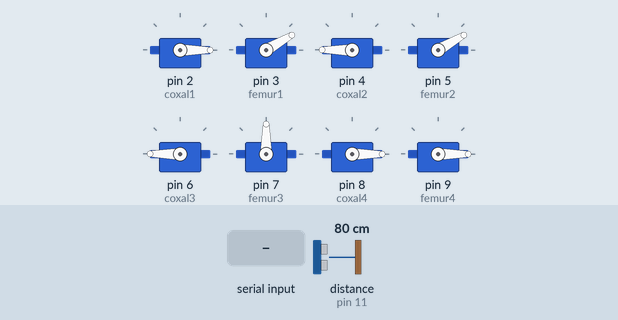
Recording of a sketch running on a simulated Arduino Uno, built with avr-gcc and run on an emulated ATmega328P. On the bench: 8 × servo. Inputs (shaded band) come from the test bench; at power-on: distance to the obstacle (sensor on pin 11) 80 cm. The echo pulse lasts 58.3 µs per cm.

Above: at 1.2 s.
1.3 s: "p1\n" received over the second serial link
At 2.36 s:
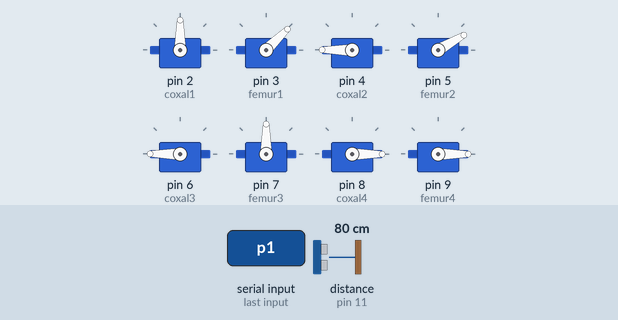
4.3 s: "p2\n" received over the second serial link
7.3 s: "p3\n" received over the second serial link
10.3 s: "p4\n" received over the second serial link
At 11.39 s:
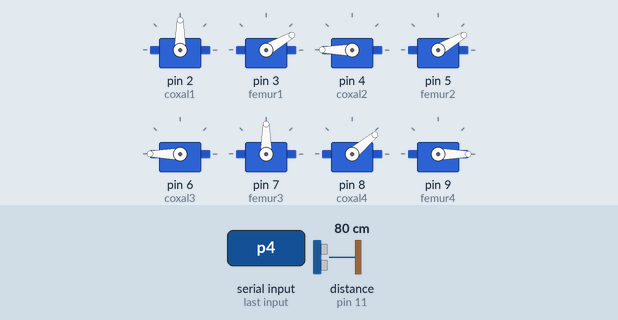
13.3 s: "s1\n" received over the second serial link
At 16.83 s:
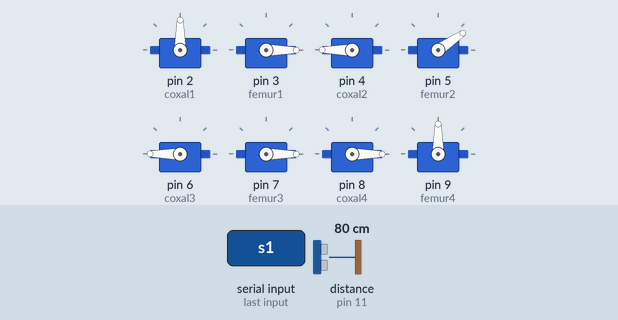
19.3 s: "p1\n" received over the second serial link
At 20.76 s:
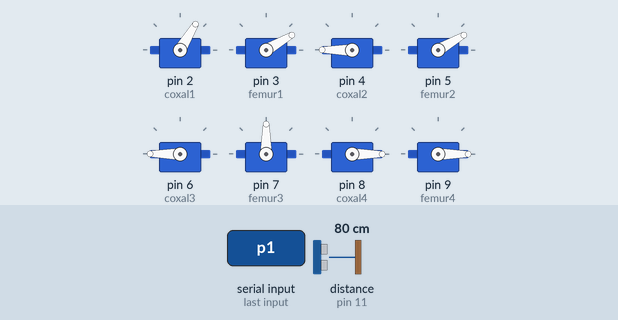
Timing chart, 0 to 23.3 s (numbered marks = the images above; inputs shaded):
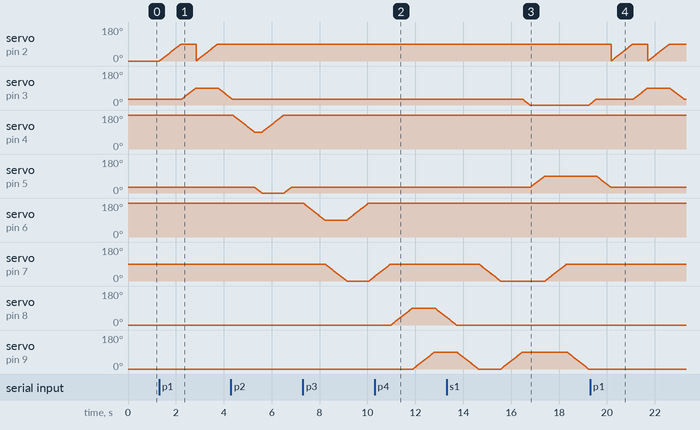

Measured:
- after the input at 1.3 s, servo on pin 3 (femur1): rises from 30° to 90° in 0.58 s, then falls to 36° in 1.5 s
- after the input at 10.3 s, servo on pin 8 (coxal4): rises from 0° to 90° in 0.89 s, then falls to 42° in 1.4 s; servo on pin 9 (femur4): moves from 0° to 90° over 0.89 s, starting after 1.6 s
- after the input at 13.3 s, servo on pin 5 (femur2): moves from 30° to 90° over 0.58 s, starting after 3.5 s
- after the input at 19.3 s, servo on pin 2 (coxal1): ramps from 1° to 90° and jumps back, once every 1.5 s

The sketch:

Codigo_Completo_Robot_Arduino.ino
```cpp
#include <Servo.h>
#include <SoftwareSerial.h>

//Pin Bluetooth
SoftwareSerial BT(0, 1);

//Pata delante izquierda
Servo coxal1;
Servo femur1;

//Pata delante derecha
Servo coxal2;
Servo femur2;

//Pata atras izquierda
Servo coxal3;
Servo femur3;

//Pata atras derecha
Servo coxal4;
Servo femur4;

//Pines HC-SR04
const int trigPin = 10;
const int echoPin = 11;

// Función sensor HC-SR04
long medirDistancia() {
  // Enviar pulso
  digitalWrite(trigPin, LOW);
  delayMicroseconds(2);
  digitalWrite(trigPin, HIGH);
  delayMicroseconds(10);
  digitalWrite(trigPin, LOW);

  //Leer pulso
  long duration = pulseIn(echoPin, HIGH);

  //Calculo de distancia
  long distance = duration * 0.034 / 2;

  return distance;
}

void setup() {
  //Pin Pata 1
  coxal1.attach(2);
  femur1.attach(3);

  //Pin Pata 2
  coxal2.attach(4);
  femur2.attach(5);

  //Pin Pata 3
  coxal3.attach(6);
  femur3.attach(7);

  //Pin Pata 4
  coxal4.attach(8);
  femur4.attach(9);

  //Configurar Sensor Ultrasonico
  pinMode(trigPin, OUTPUT);
  pinMode(echoPin, INPUT);

  //Señal Bluetooth
  BT.begin(9600);

  //Serial Bluetooth
  Serial.begin(9600);

  //Posicion Inicial Pata 1
  coxal1.write(0);
  femur1.write(30);

  //Posicion Inicial Pata 2
  coxal2.write(180);
  femur2.write(30);

  //Posicion Inicial Pata 3
  coxal3.write(180);
  femur3.write(90);

  //Posicion Inicial Pata 4
  coxal4.write(0);
  femur4.write(0);
}

void loop() {
  //Bucle Comandos
  if (BT.available()) {
    //Salto De Linea
    String command = BT.readStringUntil('\n');
    //Recibir Comandos
    command.trim();

    //Bucle Opciones
    int cmd = 0;
    if (command == "p1") {
      cmd = 1;
      //Mover Pata 1
    } else if (command == "p2") {
      cmd = 2;
      //Mover Pata 2
    } else if (command == "p3") {
      cmd = 3;
      //Mover Pata 3
    } else if (command == "p4") {
      cmd = 4;
      //Mover Pata 4
    } else if (command == "s1") {
      cmd = 5;
      //Avanzar
    } else if (command == "s2") {
      cmd = 6;
      //Retroceder
    } else if (command == "s3") {
      cmd = 7;
      //Girar
    } else if (command == "a1") {
      cmd = 8;
      //Posicion 1 Movimiento 2 avanzar
    } else if (command == "a2") {
      cmd = 9;
      //Posicion 2 Movimiento a posicion inicial
    } else if (command == "a3") {
      cmd = 10;
      //Posicion 3 Movimiento a posicion X
    } else if (command == "a4") {
      cmd = 11;
      //Posicion 4 Movimiento Baile
    } else {
      cmd = 12; //No Existe
    }

    switch (cmd) {
      //Mover Pata 1
      case 1:
        for (int angulo = 0; angulo <= 90; angulo++) {
          coxal1.write(angulo);
          delay(10);
        }
        for (int angulo = 30; angulo <= 90; angulo++) {
          femur1.write(angulo);
          delay(10);
        }
        for (int angulo = 0; angulo <= 90; angulo++) {
          coxal1.write(angulo);
          delay(10);
        }
        for (int angulo = 90; angulo >= 30; angulo--) {
          femur1.write(angulo);
          delay(10);
        }
        break;
      //Mover Pata 2
      case 2:
        for (int angulo = 180; angulo >= 90; angulo--) {
          coxal2.write(angulo);
          delay(10);
        }
        for (int angulo = 30; angulo >= 0; angulo--) {
          femur2.write(angulo);
          delay(10);
        }
        for (int angulo = 90; angulo <= 180; angulo++) {
          coxal2.write(angulo);
          delay(10);
        }
        for (int angulo = 0; angulo <= 30; angulo++) {
          femur2.write(angulo);
          delay(10);
        }
        break;
      //Mover Pata 3
      case 3:
        for (int angulo = 180; angulo >= 90; angulo--) {
          coxal3.write(angulo);
          delay(10);
        }
        for (int angulo = 90; angulo >= 0; angulo--) {
          femur3.write(angulo);
          delay(10);
        }
        for (int angulo = 90; angulo <= 180; angulo++) {
          coxal3.write(angulo);
          delay(10);
        }
        for (int angulo = 0; angulo <= 90; angulo++) {
          femur3.write(angulo);
          delay(10);
        }
        break;
      //Mover Pata 4
      case 4:
        for (int angulo = 0; angulo <= 90; angulo++) {
          coxal4.write(angulo);
          delay(10);
        }
        for (int angulo = 0; angulo <= 90; angulo++) {
          femur4.write(angulo);
          delay(10);
        }
        for (int angulo = 90; angulo >= 0; angulo--) {
          coxal4.write(angulo);
          delay(10);
        }
        for (int angulo = 90; angulo >= 0; angulo--) {
          femur4.write(angulo);
          delay(10);
        }
        break;
      //Avanzar
      case 5:
        // Medir la distancia
        long distancia = medirDistancia();

      if (distancia > 15) {

        for (int angulo = 90; angulo >= 0; angulo--) {
          femur3.write(angulo);
          delay(10);
        }
        for (int angulo = 0; angulo <= 90; angulo++) {
          femur4.write(angulo);
          delay(10);
        }

        for (int angulo = 30; angulo >= 0; angulo--) {
          femur1.write(angulo);
          delay(10);
        }
        for (int angulo = 30; angulo <= 90; angulo++) {
          femur2.write(angulo);
          delay(10);
        }

        for (int angulo = 0; angulo <= 90; angulo++) {
          femur3.write(angulo);
          delay(10);
        }
        for (int angulo = 90; angulo >= 0; angulo--) {
          femur4.write(angulo);
          delay(10);
        }

        for (int angulo = 0; angulo <= 30; angulo++) {
          femur1.write(angulo);
          delay(10);
        }
        for (int angulo = 90; angulo >= 30; angulo--) {
          femur2.write(angulo);
          delay(10);
        }

      } else {
        //nada
      }

        break;
      //Retroceder
      case 6:
        for (int angulo = 30; angulo >= 0; angulo--) {
          femur1.write(angulo);
          delay(10);
        }
        for (int angulo = 30; angulo <= 90; angulo++) {
          femur2.write(angulo);
          delay(10);
        }

        for (int angulo = 90; angulo >= 0; angulo--) {
          femur3.write(angulo);
          delay(10);
        }
        for (int angulo = 0; angulo <= 90; angulo++) {
          femur4.write(angulo);
          delay(10);
        }

        for (int angulo = 0; angulo <= 30; angulo++) {
          femur1.write(angulo);
          delay(10);
        }
        for (int angulo = 90; angulo >= 30; angulo--) {
          femur2.write(angulo);
          delay(10);
        }

        for (int angulo = 0; angulo <= 90; angulo++) {
          femur3.write(angulo);
          delay(10);
        }
        for (int angulo = 90; angulo >= 0; angulo--) {
          femur4.write(angulo);
          delay(10);
        }
        break;
      //Girar
      case 7:
        for (int angulo = 0; angulo <= 90; angulo++) {
          coxal1.write(angulo);
          coxal3.write(180 - angulo);
          coxal2.write(180 - angulo);
          coxal4.write(angulo);
          delay(10);
        }

        for (int angulo = 90; angulo >= 0; angulo--) {
          coxal1.write(angulo);
          coxal3.write(180 - angulo);
          coxal2.write(180 - angulo);
          coxal4.write(angulo);
          delay(10);
        }
        break;
      //Posicion 1 Movimiento 2 Avanzar
      case 8:
        //Levantar pata delantera izquierda y trasera derecha
        for (int angulo = 30; angulo >= 0; angulo--) {
          femur1.write(angulo);
          delay(10);
        }
        for (int angulo = 0; angulo <= 90; angulo++) {
          femur4.write(angulo);
          delay(10);
        }

        //Rotar coxales
        for (int angulo = 0; angulo <= 90; angulo++) {
          coxal1.write(angulo);
          coxal4.write(angulo);
          delay(10);
        }

        //Bajar patas
        for (int angulo = 0; angulo <= 30; angulo++) {
          femur1.write(angulo);
          delay(10);
        }
        for (int angulo = 90; angulo >= 0; angulo--) {
          femur4.write(angulo);
          delay(10);
        }

        //Levantar pata delantera derecha y trasera izquierda
        for (int angulo = 30; angulo <= 90; angulo++) {
          femur2.write(angulo);
          delay(10);
        }
        for (int angulo = 90; angulo >= 0; angulo--) {
          femur3.write(angulo);
          delay(10);
        }

        //Rotar coxales
        for (int angulo = 180; angulo >= 90; angulo--) {
          coxal2.write(angulo);
          coxal3.write(angulo);
          delay(10);
        }

        //Bajar patas
        for (int angulo = 90; angulo >= 30; angulo--) {
          femur2.write(angulo);
          delay(10);
        }
        for (int angulo = 0; angulo <= 90; angulo++) {
          femur3.write(angulo);
          delay(10);
        }
        break;
      //Posicion 2 Movimiento Posicion Inicial
      case 9:
      for (int angulo = 0; angulo <= 30; angulo++) {
        femur1.write(angulo);
        delay(10);
      }
      for (int angulo = 0; angulo <= 30; angulo++) {
        femur2.write(angulo);
        delay(10);
      }
      for (int angulo = 0; angulo <= 90; angulo++) {
        femur3.write(angulo);
        delay(10);
      }
      for (int angulo = 0; angulo <= 0; angulo++) {
        femur4.write(angulo);
        delay(10);
      }

      for (int angulo = 0; angulo <= 0; angulo++) {
        coxal1.write(angulo);
        delay(10);
      }
      for (int angulo = 180; angulo <= 180; angulo++) {
        coxal2.write(angulo);
        delay(10);
      }
      for (int angulo = 180; angulo <= 180; angulo++) {
        coxal3.write(angulo);
        delay(10);
      }
      for (int angulo = 0; angulo <= 0; angulo++) {
        coxal4.write(angulo);
        delay(10);
      }
        break;
      //Posicion 3 Movimiento Posicion X
      case 10:
      for (int angulo = 0; angulo <= 30; angulo++) {
        femur1.write(angulo);
        delay(10);
      }
      for (int angulo = 0; angulo <= 30; angulo++) {
        femur2.write(angulo);
        delay(10);
      }
      for (int angulo = 0; angulo <= 90; angulo++) {
        femur3.write(angulo);
        delay(10);
      }
      for (int angulo = 0; angulo <= 0; angulo++) {
        femur4.write(angulo);
        delay(10);
      }

      for (int angulo = 0; angulo <= 45; angulo++) {
        coxal1.write(angulo);
        delay(10);
      }
      for (int angulo = 180; angulo >= 135; angulo--) {
        coxal2.write(angulo);
        delay(10);
      }
      for (int angulo = 180; angulo >= 135; angulo--) {
        coxal3.write(angulo);
        delay(10);
      }
      for (int angulo = 0; angulo <= 45; angulo++) {
        coxal4.write(angulo);
        delay(10);
      }
        break;
      //Posicion 4 Baile
      case 11:
      for (int angulo = 0; angulo <= 30; angulo++) {
        femur1.write(angulo);
        femur4.write(angulo);
        delay(10);
      }
      for (int angulo = 90; angulo >= 30; angulo--) {
        femur2.write(angulo);
        femur3.write(angulo);
        delay(10);
      }
      for (int angulo = 30; angulo >= 0; angulo--) {
        femur1.write(angulo);
        femur4.write(angulo);
        delay(10);
      }
      for (int angulo = 30; angulo <= 90; angulo++) {
        femur2.write(angulo);
        femur3.write(angulo);
        delay(10);
      }
        break;

      default:  //No Encontrado
        BT.println("Comando Incorrecto");
        break;
    }


  }
}
```
